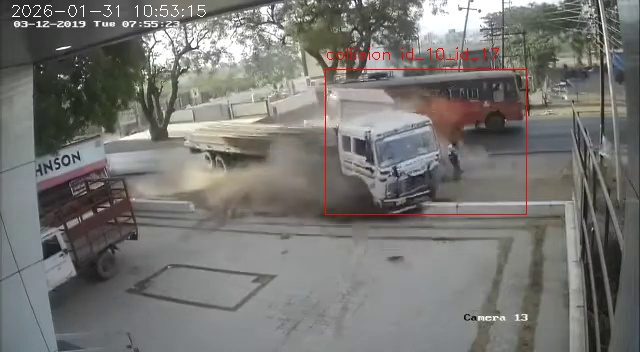
#> input picture data/evidence/evidence_collision_id_10_id_17_2026-01-31 10-53-15.jpg, 640 x 352 px; its folder holds only this picture in this run
$ python -i heatmap_utils.py   (imports and definitions only)   (older library calls are emulated)
#> lines starting #> are read from the running program, lines starting #| are printed output that depends on the picture
import cv2
import numpy as np

class TrafficHeatmap:
    def __init__(self, shape=(720, 1280)):
        self.heatmap = np.zeros(shape, dtype=np.float32)
        # HEATMAP FIX: Reduced decay from 0.99 to 0.92 for MUCH faster, more visible accumulation
        self.decay = 0.92  # Lower = faster accumulation, more responsive visible heatmap

    def update(self, results):
        # CRITICAL FIX: Add null safety
        if results is None or results.boxes is None or results.boxes.xyxy is None:
            return

        # Dynamically resize heatmap if frame resolution changed
        h, w = results.orig_shape
        if self.heatmap.shape[:2] != (h, w):
            self.heatmap = cv2.resize(self.heatmap, (w, h), interpolation=cv2.INTER_LINEAR)

        # Create a frame-specific accumulation
        frame_map = np.zeros((h, w), dtype=np.float32)

        vehicle_classes = [2, 3, 5, 7]

        # CRITICAL FIX: Check if cls exists
        if results.boxes.cls is None:
            return

        for box, cls in zip(results.boxes.xyxy, results.boxes.cls):
            if int(cls) in vehicle_classes:
                x1, y1, x2, y2 = map(int, box)
                # Clip coordinates to frame boundaries
                x1, y1 = max(0, x1), max(0, y1)
                x2, y2 = min(w, x2), min(h, y2)
                # HEATMAP FIX: Increased heat intensity from 1 to 5 for MUCH MORE VISIBLE heatmap
                if x2 > x1 and y2 > y1:
                    frame_map[y1:y2, x1:x2] += 5  # Increased from 1 to 5!

        # Accumulate with the global heatmap
        self.heatmap = cv2.addWeighted(self.heatmap, self.decay, frame_map, 1.0, 0)

    def get_overlay(self, frame):
        # CRITICAL FIX: Validate frame
        if frame is None or frame.size == 0:
            return frame

        # Normalize and colorize
        norm_heatmap = cv2.normalize(self.heatmap, None, 0, 255, cv2.NORM_MINMAX, cv2.CV_8U)
        color_heatmap = cv2.applyColorMap(norm_heatmap, cv2.COLORMAP_JET)

        # Ensure heatmap matches frame size and channels for overlay
        if color_heatmap.shape[:2] != frame.shape[:2]:
            color_heatmap = cv2.resize(color_heatmap, (frame.shape[1], frame.shape[0]))

        # Handle grayscale frames (ensure 3 channels for color heatmap)
        if len(frame.shape) == 2:
            frame = cv2.cvtColor(frame, cv2.COLOR_GRAY2BGR)
        elif frame.shape[2] == 1:
            frame = cv2.cvtColor(frame, cv2.COLOR_GRAY2BGR)

        # HEATMAP FIX: Increased blend weight from 0.3 to 0.6 for HIGHLY VISIBLE red heatmap
        # 60% heatmap overlay makes it very prominent
        overlay = cv2.addWeighted(frame, 0.4, color_heatmap, 0.6, 0)
        return overlay

>>> import cv2
>>> picture = cv2.imread('../../data/evidence/evidence_collision_id_10_id_17_2026-01-31 10-53-15.jpg')
#> picture is the input picture: shape (352, 640, 3); mean B, G, R 114.2, 117.6, 118.6
>>> result = TrafficHeatmap().get_overlay(picture)
#> in get_overlay, `overlay = cv2.addWeighted(frame, 0.4, color_heatmap, 0.6, 0)`:
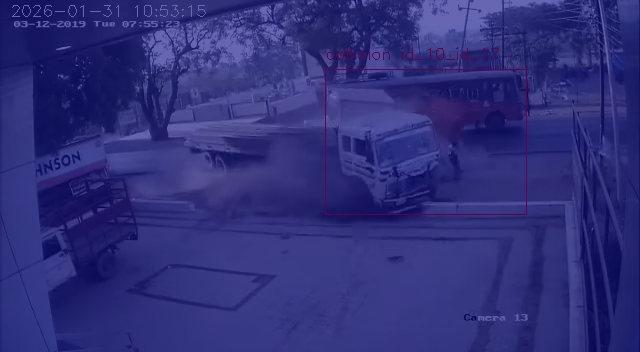
#> overlay: shape (352, 640, 3); mean B, G, R 122.5, 47, 47.5

$ run again, on data/evidence/evidence_collision_id_23_id_27_2026-01-31 10-45-21.jpg
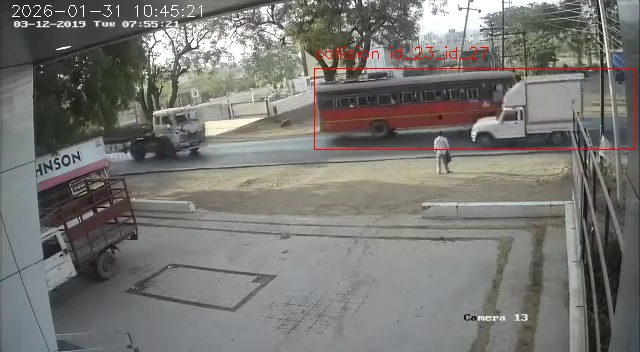
#> input picture data/evidence/evidence_collision_id_23_id_27_2026-01-31 10-45-21.jpg, 640 x 352 px
#> picture is the input picture: shape (352, 640, 3); mean B, G, R 114.4, 118.6, 119.5
#> in get_overlay, `overlay = cv2.addWeighted(frame, 0.4, color_heatmap, 0.6, 0)`:
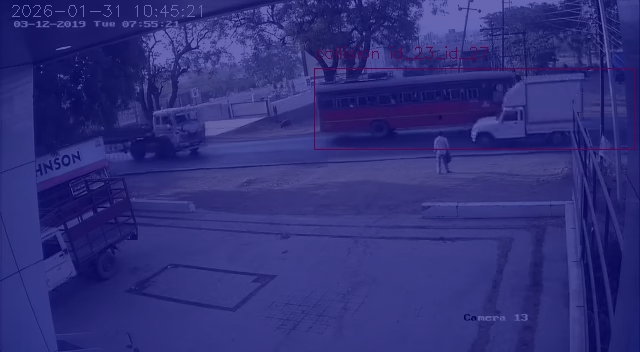
#> overlay: shape (352, 640, 3); mean B, G, R 122.6, 47.5, 47.8
